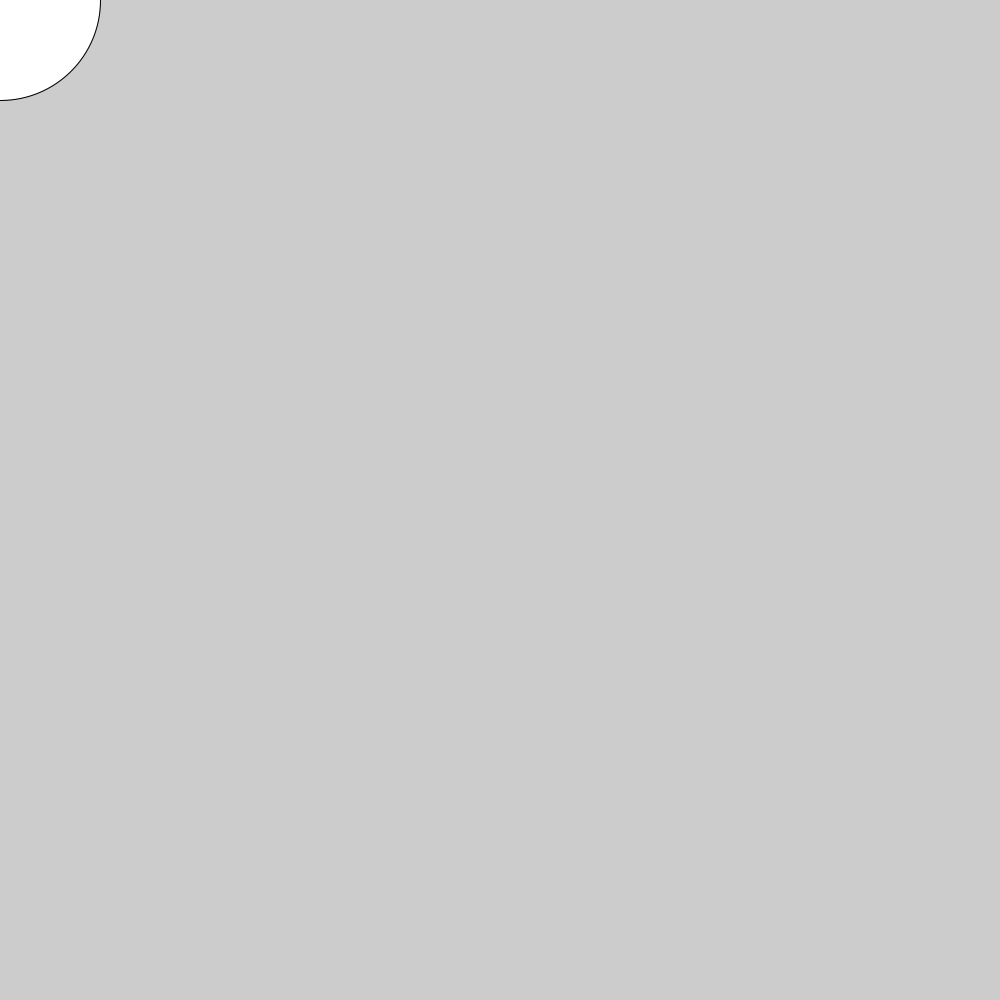
Frame 1 (no input)
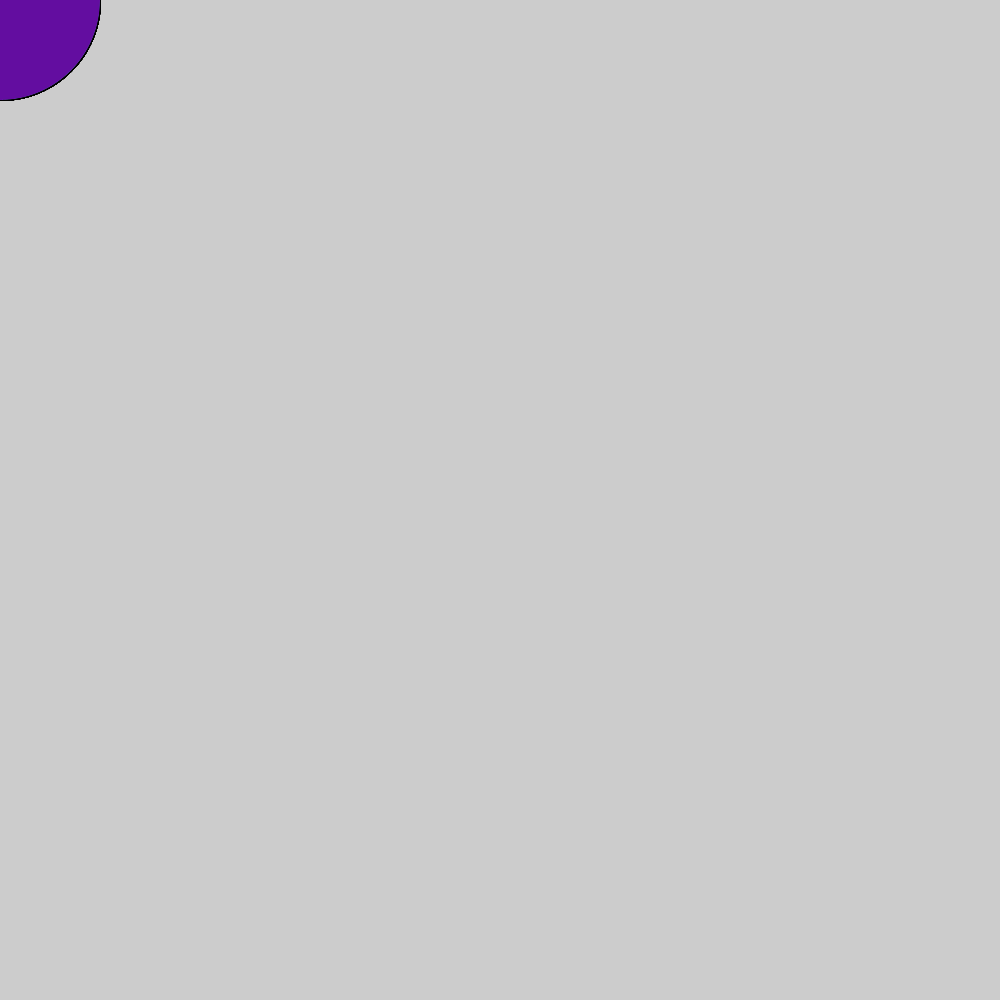
Frame 60 (the mouse pressed at the canvas centre just before this capture)
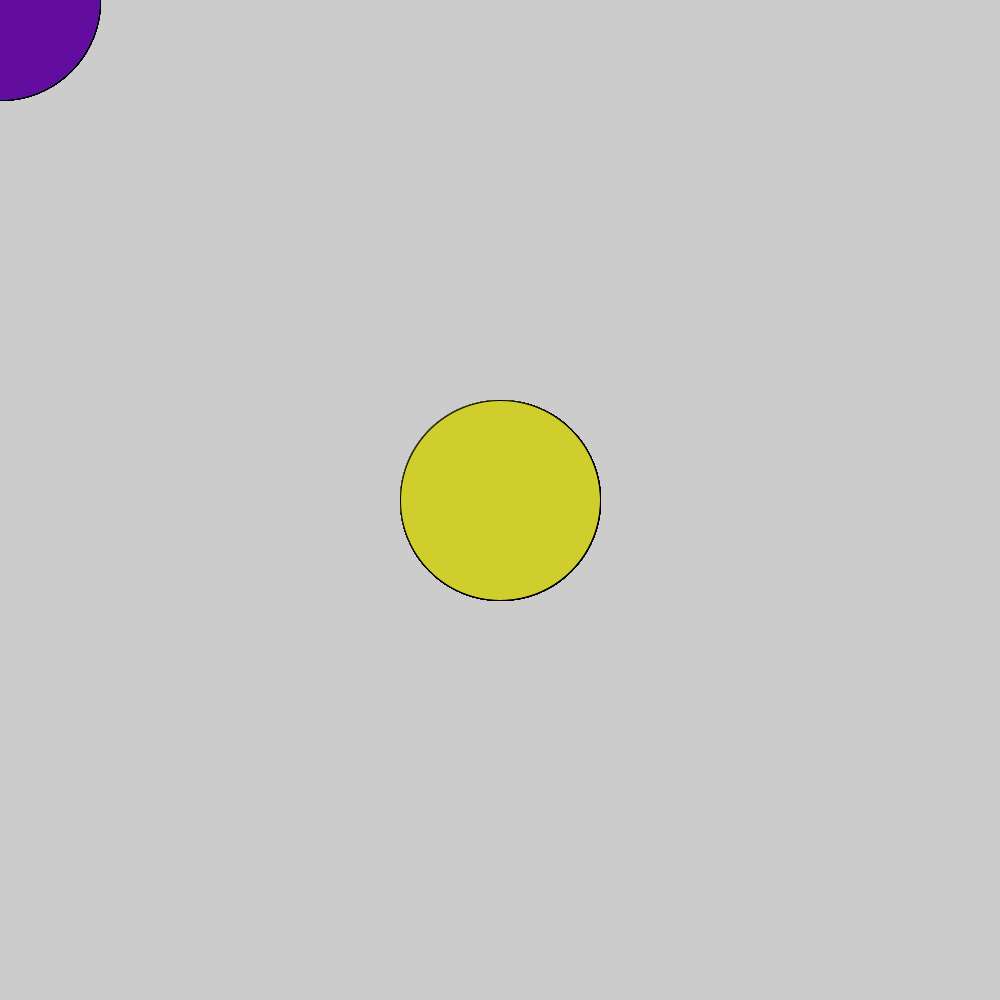
Frame 120 (the mouse held since frame 60 and released just before this capture)

The Processing sketch that drew these frames (run headless with seeded random() and noise(); from frame 60 on, the mouse is pressed at the canvas centre):

// Processing sketch: processing_168248
// ── processing_168248.pde

void setup(){
  size(1000,1000);
}
void draw(){
ellipse(mouseX,mouseY,200,200);
fill(random(255), random(255), random(255));
}
